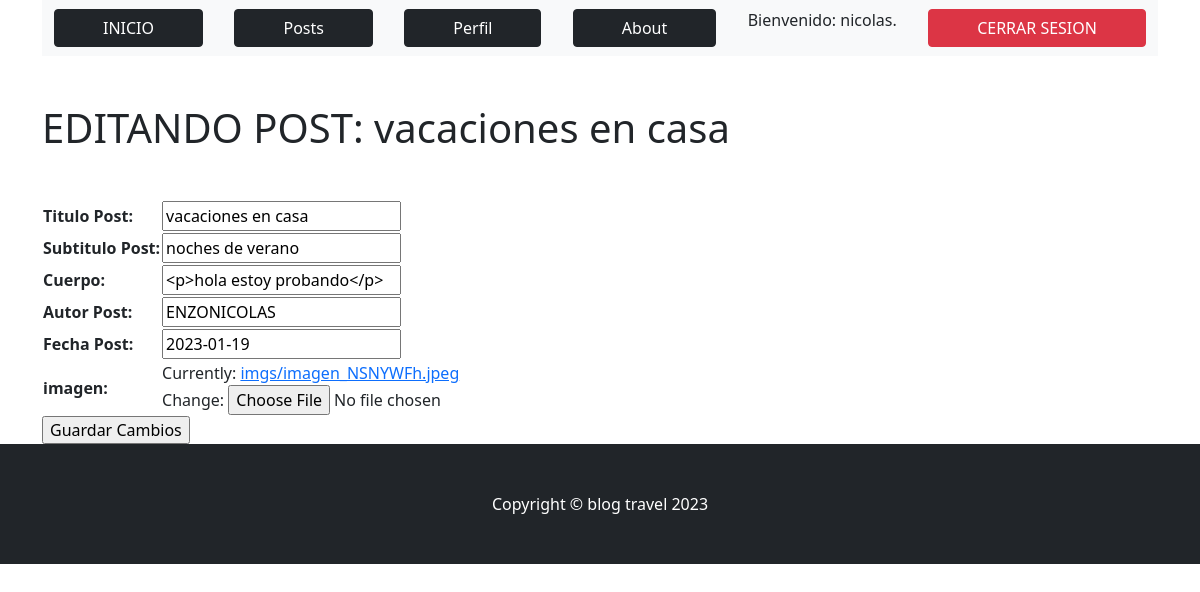
Page /AppBlog/editarPost/1 (signed in) on the committed database.
### AppBlog/models.py (models this page shows)
class Post(models.Model):
    titulo= models.CharField(max_length=100)
    subtitulo=models.CharField(max_length=150)
    cuerpo= RichTextField(blank=True, null=True)
    autor= models.CharField(max_length=50)
    fecha= models.DateField()
    imagen = models.ImageField(upload_to="imgs")
    def __str__(self):
        return self.titulo

### AppBlog/views.py (the view)
# urls.py: path("editarPost/<id>", editarPost, name="editarPost"),
@login_required
def editarPost(request, id):
    postt=Post.objects.get(id=id)
    if request.method=="POST":
        form= PostForm(request.POST, request.FILES)
        if form.is_valid():
            info=form.cleaned_data
            postt.titulo=info["titulo"]
            postt.subtitulo=info["subtitulo"]
            postt.cuerpo=info["cuerpo"]
            postt.autor=info["autor"]
            postt.fecha=info["fecha"]
            postt.imagen=info["imagen"]
            postt.save()
            posts=Post.objects.all()
            return render(request, "AppBlogg/posts.html", {"posts":posts, "mensaje": "post editado correctamente"})
        pass
    else:
        formulario=PostForm(initial={"titulo":postt.titulo, "subtitulo":postt.subtitulo, "cuerpo":postt.cuerpo, "autor":postt.autor, "fecha":postt.fecha, "imagen":postt.imagen})
        return render(request, "AppBlogg/editarPost.html", {"form":formulario, "post":postt})

### AppBlog/forms.py
class PostForm(forms.Form):
    titulo= forms.CharField(label="Titulo Post", max_length=100)
    subtitulo= forms.CharField(label="Subtitulo Post", max_length=150)
    cuerpo= forms.CharField(widget=CKEditorWidget())
    autor= forms.CharField(label="Autor Post", max_length=50)
    fecha= forms.DateField(label="Fecha Post")
    imagen= forms.ImageField(label="imagen")

### AppBlog/templates/AppBlogg/editarPost.html (shortened to what this page needs)
{% extends "AppBlogg/padre.html" %}
{% load static %}
{% block titulo %}
<h1 class="mb-5">EDITANDO POST: {{ post }} </h1>
{% endblock %}
{% block contenido_que_cambia %}
<form action="{% url 'editarPost' post.id %}" method="POST"enctype="multipart/form-data"> {% csrf_token %}
    <table>
        {{ form.as_table }}
    </table>
    <input type="submit" value="Guardar Cambios">
    </form>
{% endblock %}

### AppBlog/templates/AppBlogg/padre.html (shortened to what this page needs)
<!DOCTYPE html>
<html lang="en">
    <head>
        {% load static %}
        <link href="{% static 'AppBlog/css/styles.css' %}" rel="stylesheet" />
    </head>
    <body>
        <nav  style="display: flex; justify-content: space-around;">
            <div class="container">
                <nav class="navbar navbar-light bg-light static-top">
                    <div class="container">
                        {% if user.is_authenticated %}
                        <a class="btn btn-dark px-5"  href="{% url 'inicio' %}">INICIO</a>
                        <a class="btn btn-dark px-5" href="{% url 'leerPosts' %}">Posts</a>
                        <a class="btn btn-dark px-5" href="{% url 'editarPerfil' %}">Perfil</a>
                        <a class="btn btn-dark px-5" href="{% url 'about' %}">About</a>
                        <p>Bienvenido: {{ user.username }}</p>
                        <a class="btn btn-danger px-5" href="{% url 'logout' %}">CERRAR SESION</a>
                        {% else %}
                        <a class="btn btn-dark px-5" href="{% url 'register' %}">REGISTRO</a>
                        <a class="btn btn-dark px-5" href="{% url 'login' %}">INGRESAR</a>
                        {% endif %}
                </div>
            </div>
        </nav>
        <div class="container mt-5">
            <div class="row">
                <div class="col-lg-8">
                    <article>
                        <header class="mb-4">
                            {% block titulo %}
                            {% endblock %}
                        </header>
                        {% block contenido_que_cambia %}
                        {% endblock %}
                    </article>
                    </div>
                </div>
            </div>
        <footer class="py-5 bg-dark">
            <div class="container"><p class="m-0 text-center text-white">Copyright &copy; blog travel 2023</p></div>
        </footer>
    </body>
</html>

### rows in the picture
Post: titulo "vacaciones en casa", subtitulo "noches de verano", cuerpo "<p>hola estoy probando</p>", autor "ENZONICOLAS", fecha "2023-01-19"

### other values in the picture
{{ user.username }} "nicolas."
